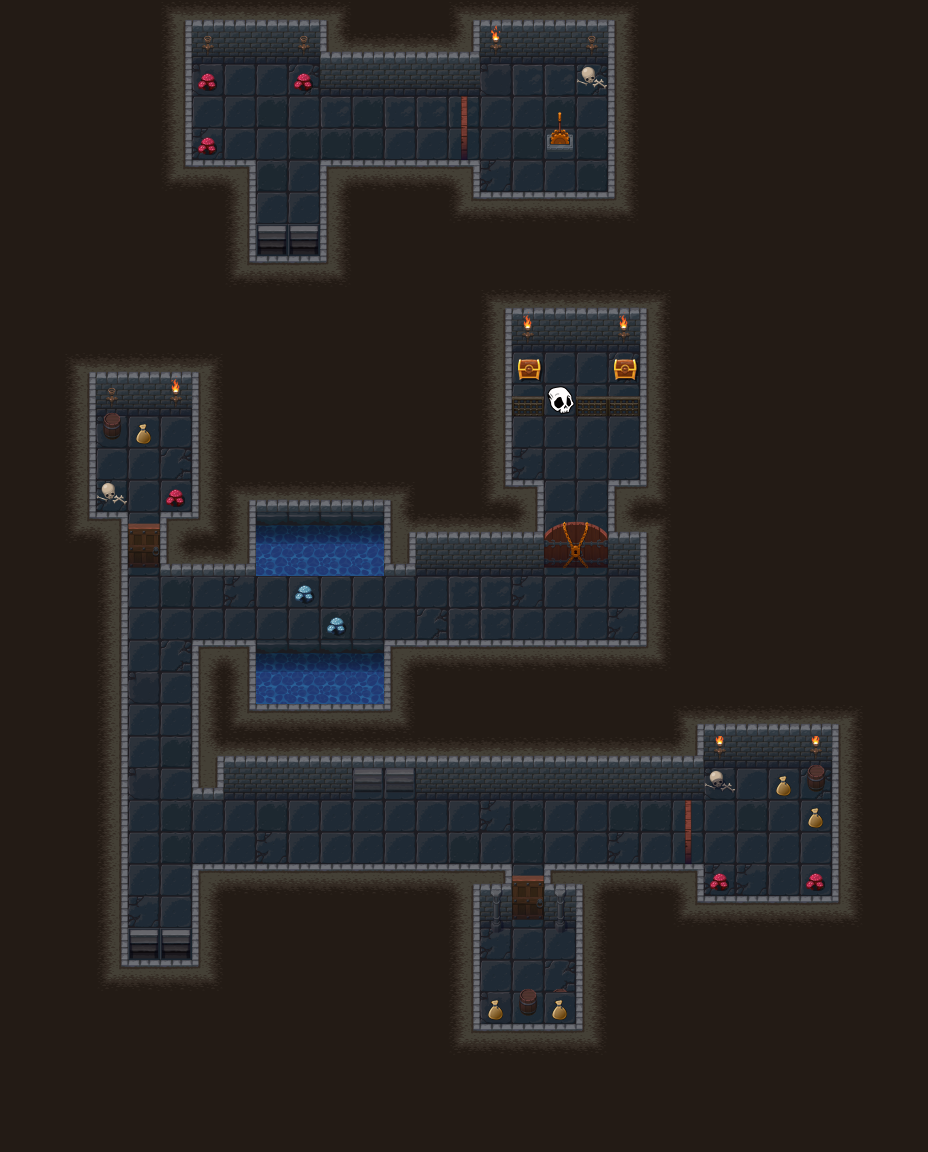

Below is a game level as drawn by its tile map, then a one-line description and the .tmx that defines it (tile-layer data replaced by summaries):
An orthogonal 29x36 tile map with 32x32 px tiles, 7 tile layers (BG COLOR, BG, BG2, FG, ...), 4 tilesets.

<map version="1.0" orientation="orthogonal" renderorder="right-down" width="29" height="36" tilewidth="32" tileheight="32" nextobjectid="1">
 <tileset firstgid="1" name="discordantTriggers" tilewidth="32" tileheight="32" tilecount="900" columns="30">
  <image source="../../tilesets/discordantTriggers.png" width="960" height="960" />
 </tileset>
 <tileset firstgid="901" name="dungeon_tileset_32" tilewidth="32" tileheight="32" tilecount="88" columns="8">
  <image source="../../tilesets/dungeon_tileset_32.png" trans="000000" width="256" height="352" />
 </tileset>
 <tileset firstgid="989" name="objects_tilset_32" tilewidth="32" tileheight="32" tilecount="130" columns="10">
  <image source="../../tilesets/objects_tilset_32.png" trans="000000" width="320" height="416" />
 </tileset>
 <tileset firstgid="1119" name="dungeon_tileset_32" tilewidth="32" tileheight="32" tilecount="88" columns="8">
  <image source="../../tilesets/dungeon_tileset_32.png" trans="000000" width="256" height="352" />
 </tileset>
 <layer name="BG COLOR" width="29" height="36">
  <data>[1044 cells, 1037 non-empty, 1 distinct tile ids]</data>
 </layer>
 <layer name="BG" width="29" height="36">
  <data>[1044 cells, 454 non-empty, 35 distinct tile ids]</data>
 </layer>
 <layer name="BG2" width="29" height="36">
  <data>[1044 cells, 20 non-empty, 8 distinct tile ids]</data>
 </layer>
 <layer name="FG" width="29" height="36">
  <data>[1044 cells, 49 non-empty, 21 distinct tile ids]</data>
 </layer>
 <layer name="skull shadows" width="29" height="36">
  <data>[1044 cells, 1 non-empty, 1 distinct tile ids]</data>
 </layer>
 <layer name="path" width="29" height="36" opacity="0.01">
  <data>[1044 cells, 169 non-empty, 1 distinct tile ids]</data>
 </layer>
 <layer name="events" width="29" height="36" opacity="0">
  <data>[1044 cells, 46 non-empty, 1 distinct tile ids]</data>
 </layer>
</map>
